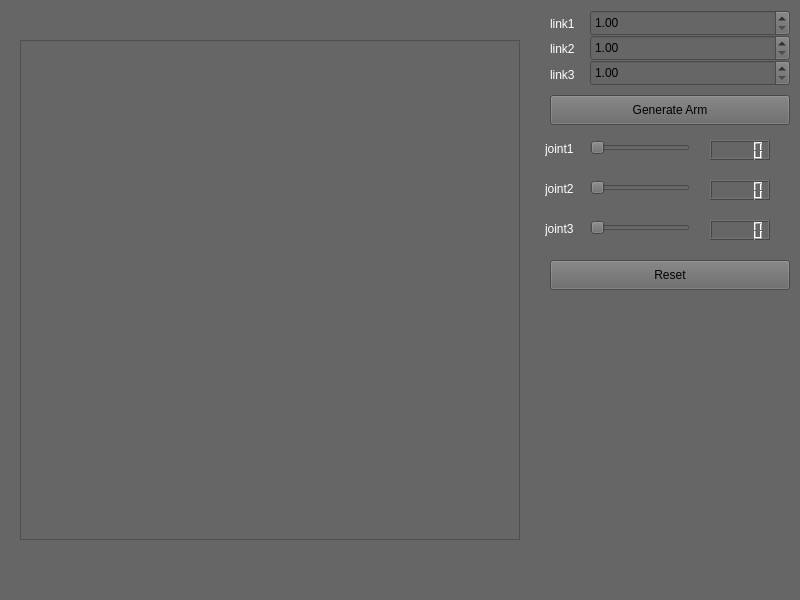
<?xml version="1.0" encoding="UTF-8"?>
<ui version="4.0">
 <class>MainWindow</class>
 <widget class="QMainWindow" name="MainWindow">
  <property name="geometry">
   <rect>
    <x>0</x>
    <y>0</y>
    <width>800</width>
    <height>600</height>
   </rect>
  </property>
  <property name="windowTitle">
   <string>MainWindow</string>
  </property>
  <property name="styleSheet">
   <string notr="true">background-color: rgb(102, 102, 102);</string>
  </property>
  <widget class="QWidget" name="centralwidget">
   <widget class="QLabel" name="link1_label">
    <property name="geometry">
     <rect>
      <x>550</x>
      <y>15</y>
      <width>31</width>
      <height>17</height>
     </rect>
    </property>
    <property name="styleSheet">
     <string notr="true">color: rgb(255, 255, 255);</string>
    </property>
    <property name="text">
     <string>link1</string>
    </property>
   </widget>
   <widget class="QLabel" name="link2_label">
    <property name="geometry">
     <rect>
      <x>550</x>
      <y>40</y>
      <width>31</width>
      <height>17</height>
     </rect>
    </property>
    <property name="styleSheet">
     <string notr="true">color: rgb(255, 255, 255);</string>
    </property>
    <property name="text">
     <string>link2</string>
    </property>
   </widget>
   <widget class="QLabel" name="link3_label">
    <property name="geometry">
     <rect>
      <x>550</x>
      <y>65</y>
      <width>31</width>
      <height>20</height>
     </rect>
    </property>
    <property name="styleSheet">
     <string notr="true">color: rgb(255, 255, 255);</string>
    </property>
    <property name="text">
     <string>link3</string>
    </property>
   </widget>
   <widget class="QDoubleSpinBox" name="link1_spinBox">
    <property name="geometry">
     <rect>
      <x>590</x>
      <y>10</y>
      <width>200</width>
      <height>26</height>
     </rect>
    </property>
    <property name="minimum">
     <double>1.000000000000000</double>
    </property>
    <property name="maximum">
     <double>100.000000000000000</double>
    </property>
   </widget>
   <widget class="QDoubleSpinBox" name="link2_spinBox">
    <property name="geometry">
     <rect>
      <x>590</x>
      <y>35</y>
      <width>200</width>
      <height>26</height>
     </rect>
    </property>
    <property name="minimum">
     <double>1.000000000000000</double>
    </property>
    <property name="maximum">
     <double>100.000000000000000</double>
    </property>
   </widget>
   <widget class="QDoubleSpinBox" name="link3_spinBox">
    <property name="geometry">
     <rect>
      <x>590</x>
      <y>60</y>
      <width>200</width>
      <height>26</height>
     </rect>
    </property>
    <property name="minimum">
     <double>1.000000000000000</double>
    </property>
    <property name="maximum">
     <double>100.000000000000000</double>
    </property>
   </widget>
   <widget class="QPushButton" name="makeArm_btn">
    <property name="geometry">
     <rect>
      <x>550</x>
      <y>95</y>
      <width>240</width>
      <height>30</height>
     </rect>
    </property>
    <property name="text">
     <string>Generate Arm</string>
    </property>
   </widget>
   <widget class="QSlider" name="joint1_slider">
    <property name="geometry">
     <rect>
      <x>590</x>
      <y>140</y>
      <width>100</width>
      <height>16</height>
     </rect>
    </property>
    <property name="maximum">
     <number>360</number>
    </property>
    <property name="orientation">
     <enum>Qt::Orientation::Horizontal</enum>
    </property>
   </widget>
   <widget class="QSlider" name="joint2_slider">
    <property name="geometry">
     <rect>
      <x>590</x>
      <y>180</y>
      <width>100</width>
      <height>16</height>
     </rect>
    </property>
    <property name="maximum">
     <number>360</number>
    </property>
    <property name="orientation">
     <enum>Qt::Orientation::Horizontal</enum>
    </property>
   </widget>
   <widget class="QSlider" name="joint3_slider">
    <property name="geometry">
     <rect>
      <x>590</x>
      <y>220</y>
      <width>100</width>
      <height>16</height>
     </rect>
    </property>
    <property name="maximum">
     <number>360</number>
    </property>
    <property name="orientation">
     <enum>Qt::Orientation::Horizontal</enum>
    </property>
   </widget>
   <widget class="QLabel" name="joint1_label">
    <property name="geometry">
     <rect>
      <x>545</x>
      <y>140</y>
      <width>40</width>
      <height>17</height>
     </rect>
    </property>
    <property name="styleSheet">
     <string notr="true">color: rgb(255, 255, 255);</string>
    </property>
    <property name="text">
     <string>joint1</string>
    </property>
   </widget>
   <widget class="QLabel" name="joint2_label">
    <property name="geometry">
     <rect>
      <x>545</x>
      <y>180</y>
      <width>40</width>
      <height>17</height>
     </rect>
    </property>
    <property name="styleSheet">
     <string notr="true">color: rgb(255, 255, 255);</string>
    </property>
    <property name="text">
     <string>joint2</string>
    </property>
   </widget>
   <widget class="QLabel" name="joint3_label">
    <property name="geometry">
     <rect>
      <x>545</x>
      <y>220</y>
      <width>40</width>
      <height>17</height>
     </rect>
    </property>
    <property name="styleSheet">
     <string notr="true">color: rgb(255, 255, 255);</string>
    </property>
    <property name="text">
     <string>joint3</string>
    </property>
   </widget>
   <widget class="QLCDNumber" name="joint1_LCD">
    <property name="geometry">
     <rect>
      <x>710</x>
      <y>140</y>
      <width>60</width>
      <height>20</height>
     </rect>
    </property>
    <property name="styleSheet">
     <string notr="true"/>
    </property>
   </widget>
   <widget class="QLCDNumber" name="joint2_LCD">
    <property name="geometry">
     <rect>
      <x>710</x>
      <y>180</y>
      <width>60</width>
      <height>20</height>
     </rect>
    </property>
    <property name="styleSheet">
     <string notr="true"/>
    </property>
   </widget>
   <widget class="QLCDNumber" name="joint3_LCD">
    <property name="geometry">
     <rect>
      <x>710</x>
      <y>220</y>
      <width>60</width>
      <height>20</height>
     </rect>
    </property>
    <property name="styleSheet">
     <string notr="true"/>
    </property>
   </widget>
   <widget class="QPushButton" name="reset_btn">
    <property name="geometry">
     <rect>
      <x>550</x>
      <y>260</y>
      <width>240</width>
      <height>30</height>
     </rect>
    </property>
    <property name="text">
     <string>Reset</string>
    </property>
   </widget>
   <widget class="QGraphicsView" name="visual_area">
    <property name="geometry">
     <rect>
      <x>20</x>
      <y>40</y>
      <width>500</width>
      <height>500</height>
     </rect>
    </property>
   </widget>
   <zorder>link2_spinBox</zorder>
   <zorder>link1_label</zorder>
   <zorder>link2_label</zorder>
   <zorder>link3_label</zorder>
   <zorder>link1_spinBox</zorder>
   <zorder>link3_spinBox</zorder>
   <zorder>makeArm_btn</zorder>
   <zorder>joint1_slider</zorder>
   <zorder>joint2_slider</zorder>
   <zorder>joint3_slider</zorder>
   <zorder>joint1_label</zorder>
   <zorder>joint2_label</zorder>
   <zorder>joint3_label</zorder>
   <zorder>joint1_LCD</zorder>
   <zorder>joint2_LCD</zorder>
   <zorder>joint3_LCD</zorder>
   <zorder>reset_btn</zorder>
   <zorder>visual_area</zorder>
  </widget>
  <widget class="QStatusBar" name="statusbar"/>
 </widget>
 <resources/>
 <connections/>
</ui>
